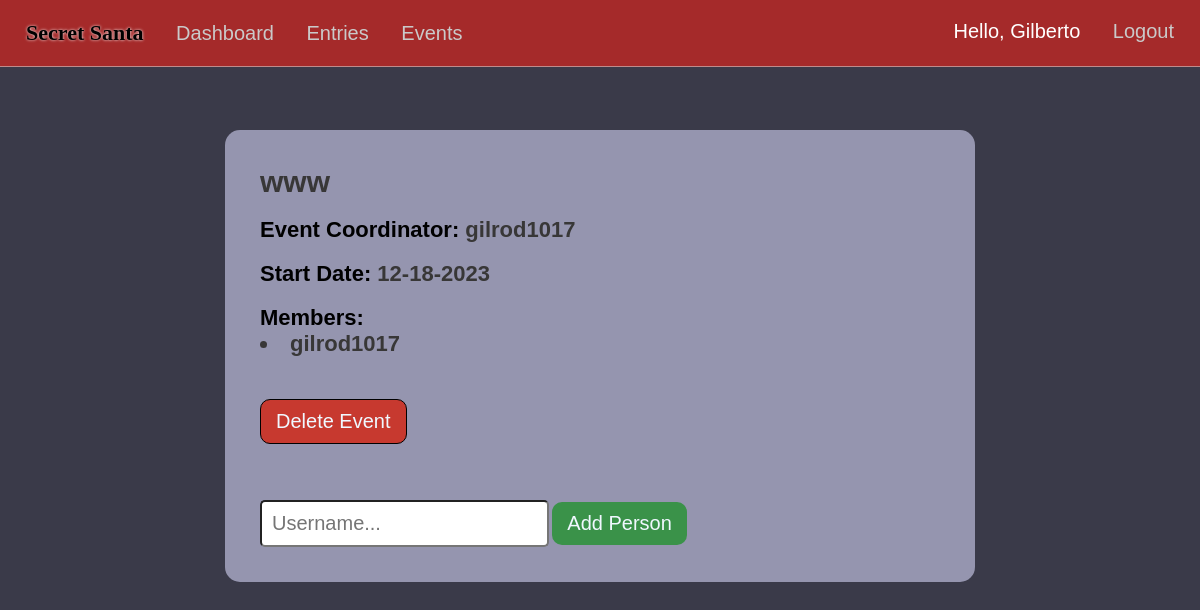
The page /event-info/id=3 (signed in) on the database as committed earlier.
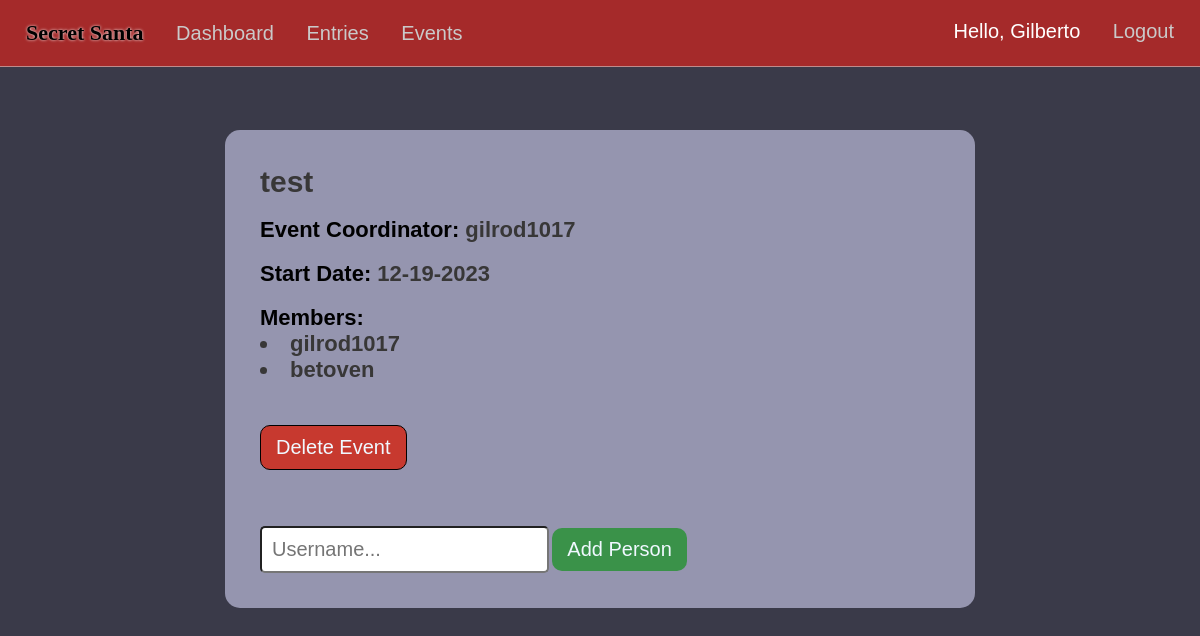
The same page on the database as committed later.
### market/models.py (models this page shows, shortened)
class Event(db.Model):
    event_id = db.Column(db.Integer(), primary_key=True)
    coordinator_id = db.Column(db.Integer(), db.ForeignKey('user.id'), nullable=False)
    event_name = db.Column(db.String(length=75), nullable=False, unique=True)
    event_date = db.Column(db.Date())
    attendees = db.relationship('EventMembers', backref='attended_events', lazy=True)

class EventMembers(db.Model):
    id = db.Column(db.Integer(), primary_key=True)
    event_id = db.Column(db.Integer(), db.ForeignKey('event.event_id'), nullable=False)
    user_id = db.Column(db.Integer(), db.ForeignKey('user.id'), nullable=False)
    user = db.relationship('User', backref='event_members', overlaps="attendees")

class User(db.Model, UserMixin):
    id = db.Column(db.Integer(), primary_key=True)
    username = db.Column(db.String(length=30), nullable=False, unique=True)
    first_name = db.Column(db.String(length=50), nullable=False)
    last_name = db.Column(db.String(length=50), nullable=False)
    email_address = db.Column(db.String(length=50), nullable=False, unique=True)
    password_hash = db.Column(db.String(length=60), nullable=False)
    budget = db.Column(db.Integer(), nullable=False, default=1000)
    items = db.relationship('Item', backref='owned_user', lazy=True)
    events = db.relationship('Event', backref='coordinator', lazy=True)
    events_attending = db.relationship('EventMembers', backref='attendees', lazy=True, overlaps="event_members")
    @property
    def password(self):
        return self.password_hash

### market/routes.py (the view, shortened to what this page needs)
@app.route("/event-info/id=<int:event_id>", methods=['GET','POST'])
@login_required
def event_info(event_id):
    event = Event.query.filter_by(event_id=event_id).first()
    if not event:
        flash('Event not found.', category='danger')
        return redirect(url_for('events_page'))
    form=AddUserEvent()
    return render_template("info.html",event=event, form=form)

### market/forms.py (shortened to what this page needs)
class AddUserEvent(FlaskForm):
  username = StringField(validators=[DataRequired()])
  submit = SubmitField(label='Add Person')

### market/models.py (called while the page is built)
@login_manager.user_loader
def load_user(user_id):
    return User.query.get(int(user_id))

### market/templates/info.html (shortened to what this page needs)
{% extends 'base.html' %}
  {% block style %}
  <link rel= "stylesheet" type= "text/css" href= "{{ url_for('static',filename='styles/events.css') }}">
  {% endblock %}
  {% block content %}
  <center>
    <div class="create-div">
      <div class="event">
        <div class="titles-div">
          <h1 class="e-title"><span class="event-info event-info-title">{{event.event_name}}</span></h1>
          <h1 class="event-title e-title">Event Coordinator: <span class="event-info">{{event.coordinator.username}}</span></h1>
          <h1 class="event-title e-title">Start Date: <span class="event-info">{{event.event_date.strftime('%m-%d-%Y')}}</span></h1>
          <h1 class="event-title e-title">Members:
          {% for attendee in event.attendees %}
            {% if current_user.username==attendee.user.username %}
            <li class="event-info">{{ attendee.user.username }} </li>
            {% else %}
            <div class="member-delete">
              <li class="event-info">{{ attendee.user.username }}</li>
            </div>
            {% endif %}
          {% endfor %}
            </h1>
        </div>
        <div class="buttons">
          {% if current_user.is_authenticated and current_user.id == event.coordinator.id %}
          <br><br><br>
            <a href="{{ url_for('delete_event', event_id=event.event_id) }}"><button class="delete-btn">Delete Event</button></a>
            <br><br><br><br><br>
            <form method="POST">
              {{ form.username(class="user-info",placeholder="Username...") }}
              {{ form.submit(class="add-btn") }}
            </form>
          {% endif %}
        </div>
      </div>
    </div>
  </center>
  {% endblock %}

Rows that differ between the two databases and show on the page:
changed Event: event_name "www" → "test"; event_date "12-18-2023" → "12-19-2023"
added EventMembers: user.username "betoven"
